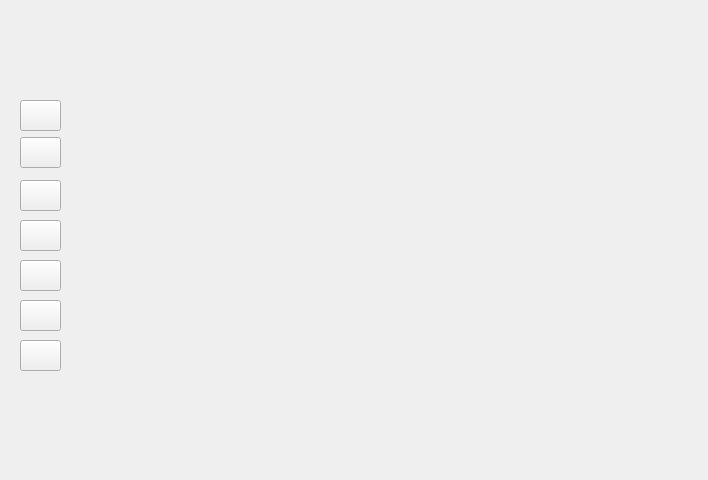
<?xml version="1.0" encoding="UTF-8"?>
<ui version="4.0">
 <class>AssociateDataBase</class>
 <widget class="QMainWindow" name="AssociateDataBase">
  <property name="geometry">
   <rect>
    <x>0</x>
    <y>0</y>
    <width>708</width>
    <height>480</height>
   </rect>
  </property>
  <property name="windowTitle">
   <string>Home</string>
  </property>
  <widget class="QWidget" name="centralwidget">
   <widget class="QLabel" name="logo">
    <property name="geometry">
     <rect>
      <x>200</x>
      <y>130</y>
      <width>321</width>
      <height>201</height>
     </rect>
    </property>
    <property name="styleSheet">
     <string notr="true">border-image: url(:/tst-imgs/Client_list.png);</string>
    </property>
    <property name="text">
     <string/>
    </property>
   </widget>
   <widget class="QPushButton" name="mngusr">
    <property name="geometry">
     <rect>
      <x>20</x>
      <y>137</y>
      <width>41</width>
      <height>31</height>
     </rect>
    </property>
    <property name="maximumSize">
     <size>
      <width>41</width>
      <height>31</height>
     </size>
    </property>
    <property name="styleSheet">
     <string notr="true"/>
    </property>
    <property name="text">
     <string/>
    </property>
    <property name="icon">
     <iconset resource="imgs.qrc">
      <normaloff>:/tst-imgs/man.png</normaloff>:/tst-imgs/man.png</iconset>
    </property>
    <property name="iconSize">
     <size>
      <width>25</width>
      <height>25</height>
     </size>
    </property>
   </widget>
   <widget class="QPushButton" name="add">
    <property name="geometry">
     <rect>
      <x>20</x>
      <y>180</y>
      <width>41</width>
      <height>31</height>
     </rect>
    </property>
    <property name="styleSheet">
     <string notr="true"/>
    </property>
    <property name="text">
     <string/>
    </property>
    <property name="icon">
     <iconset resource="imgs.qrc">
      <normaloff>:/tst-imgs/plus.png</normaloff>:/tst-imgs/plus.png</iconset>
    </property>
    <property name="iconSize">
     <size>
      <width>25</width>
      <height>25</height>
     </size>
    </property>
   </widget>
   <widget class="QPushButton" name="remove">
    <property name="geometry">
     <rect>
      <x>20</x>
      <y>220</y>
      <width>41</width>
      <height>31</height>
     </rect>
    </property>
    <property name="styleSheet">
     <string notr="true"/>
    </property>
    <property name="text">
     <string/>
    </property>
    <property name="icon">
     <iconset resource="imgs.qrc">
      <normaloff>:/tst-imgs/remove.png</normaloff>:/tst-imgs/remove.png</iconset>
    </property>
    <property name="iconSize">
     <size>
      <width>25</width>
      <height>25</height>
     </size>
    </property>
   </widget>
   <widget class="QPushButton" name="view">
    <property name="geometry">
     <rect>
      <x>20</x>
      <y>260</y>
      <width>41</width>
      <height>31</height>
     </rect>
    </property>
    <property name="styleSheet">
     <string notr="true"/>
    </property>
    <property name="text">
     <string/>
    </property>
    <property name="icon">
     <iconset resource="imgs.qrc">
      <normaloff>:/tst-imgs/eye.png</normaloff>:/tst-imgs/eye.png</iconset>
    </property>
    <property name="iconSize">
     <size>
      <width>25</width>
      <height>25</height>
     </size>
    </property>
   </widget>
   <widget class="QPushButton" name="edit">
    <property name="geometry">
     <rect>
      <x>20</x>
      <y>300</y>
      <width>41</width>
      <height>31</height>
     </rect>
    </property>
    <property name="styleSheet">
     <string notr="true"/>
    </property>
    <property name="text">
     <string/>
    </property>
    <property name="icon">
     <iconset resource="imgs.qrc">
      <normaloff>:/tst-imgs/contract.png</normaloff>:/tst-imgs/contract.png</iconset>
    </property>
    <property name="iconSize">
     <size>
      <width>25</width>
      <height>25</height>
     </size>
    </property>
   </widget>
   <widget class="QPushButton" name="websurf">
    <property name="geometry">
     <rect>
      <x>20</x>
      <y>340</y>
      <width>41</width>
      <height>31</height>
     </rect>
    </property>
    <property name="styleSheet">
     <string notr="true"/>
    </property>
    <property name="text">
     <string/>
    </property>
    <property name="icon">
     <iconset resource="imgs.qrc">
      <normaloff>:/tst-imgs/internet.png</normaloff>:/tst-imgs/internet.png</iconset>
    </property>
    <property name="iconSize">
     <size>
      <width>25</width>
      <height>25</height>
     </size>
    </property>
   </widget>
   <widget class="QPushButton" name="closewin">
    <property name="geometry">
     <rect>
      <x>20</x>
      <y>100</y>
      <width>41</width>
      <height>31</height>
     </rect>
    </property>
    <property name="toolTip">
     <string>&lt;html&gt;&lt;head/&gt;&lt;body&gt;&lt;p&gt;Close&lt;/p&gt;&lt;/body&gt;&lt;/html&gt;</string>
    </property>
    <property name="styleSheet">
     <string notr="true"/>
    </property>
    <property name="text">
     <string/>
    </property>
    <property name="icon">
     <iconset resource="imgs.qrc">
      <normaloff>:/tst-imgs/Actions-dialog-close-icon.png</normaloff>:/tst-imgs/Actions-dialog-close-icon.png</iconset>
    </property>
    <property name="iconSize">
     <size>
      <width>25</width>
      <height>25</height>
     </size>
    </property>
   </widget>
  </widget>
 </widget>
 <resources>
  <include location="imgs.qrc"/>
 </resources>
 <connections/>
</ui>
